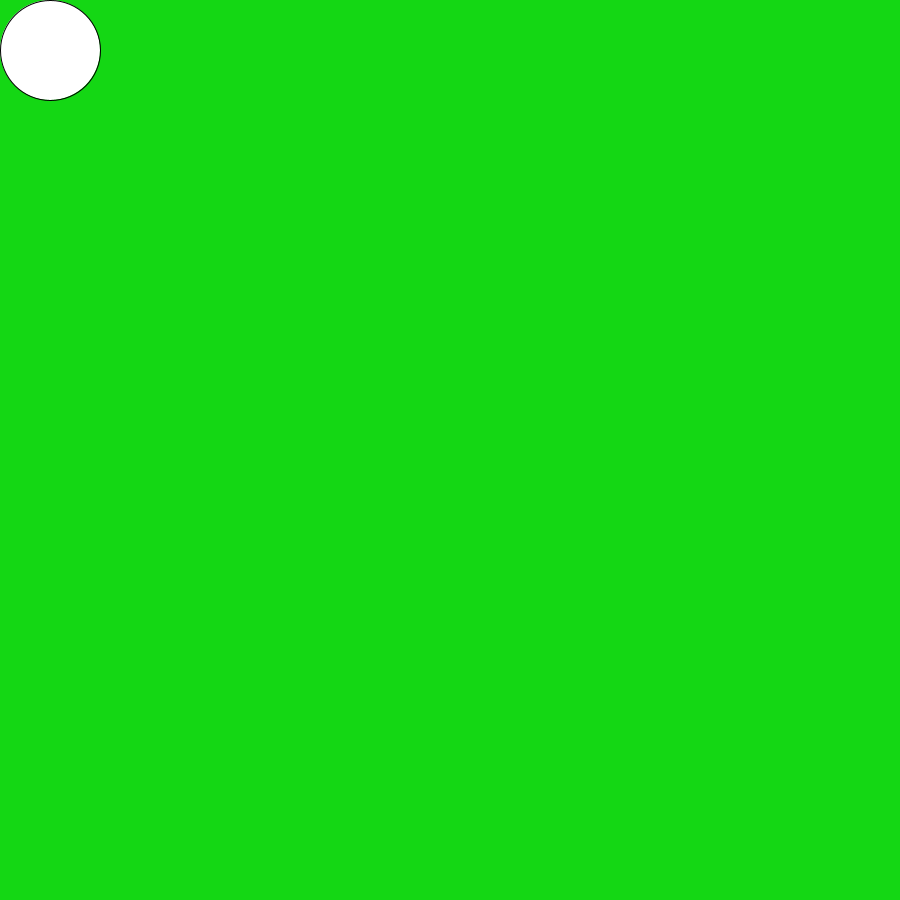
Frame 1 (no input)
Frame 60 (the mouse pressed at the canvas centre just before this capture): identical to frame 1, image omitted
Frame 120 (the mouse held since frame 60 and released just before this capture): identical to frame 1, image omitted

The Processing sketch that drew this single still picture (run headless with seeded random() and noise(); from frame 60 on, the mouse is pressed at the canvas centre):

// Processing sketch: slippery_dot
// ── slippery_dot.pde
 // 1. Create three integer variables to represent the x, y, and the size of the ellipse
      int x = 50;
      int y = 50;

    void setup() {
      // 2. Set the size of your sketch
    size(900,900);
    }
    
    void draw() {
      // 3. Set the background color of your sketch
      background(20,215,20);
      // 4. Draw an ellipse. Make sure it fits in the window.
      // Use the variables created at the top of the sketch, 
      // for the location and size of your ellipse
      ellipse(x, y, 100,100);
    }
    
    void mousePressed() {
      //5. Create an integer variable called distance
      int distance = getDistance(mouseX,mouseY,x,y);
      //6. Set the value of the distance variable to the value returned by the getDistance method
      //   Pass the mouse's x and y (mouseX and mouseY) and the x and y of your ellipse to the method.
        
          
      //7.  Use an if statement to check if the distance variable is < the radius of the ellipse
      //    If it is, set a new x and y for the ellipse, using a random location on the window
      //    Hint: Use the Processing random() function
       if(distance < 25){
         
     x = (int) random(0,900);
    y = (int) random(0,900);
       }
      
    }
    
    int getDistance(int x1, int y1, int x2, int y2) {
      return (int)Math.sqrt(Math.pow((x1-x2),2) + Math.pow((y1-y2),2));
    }
